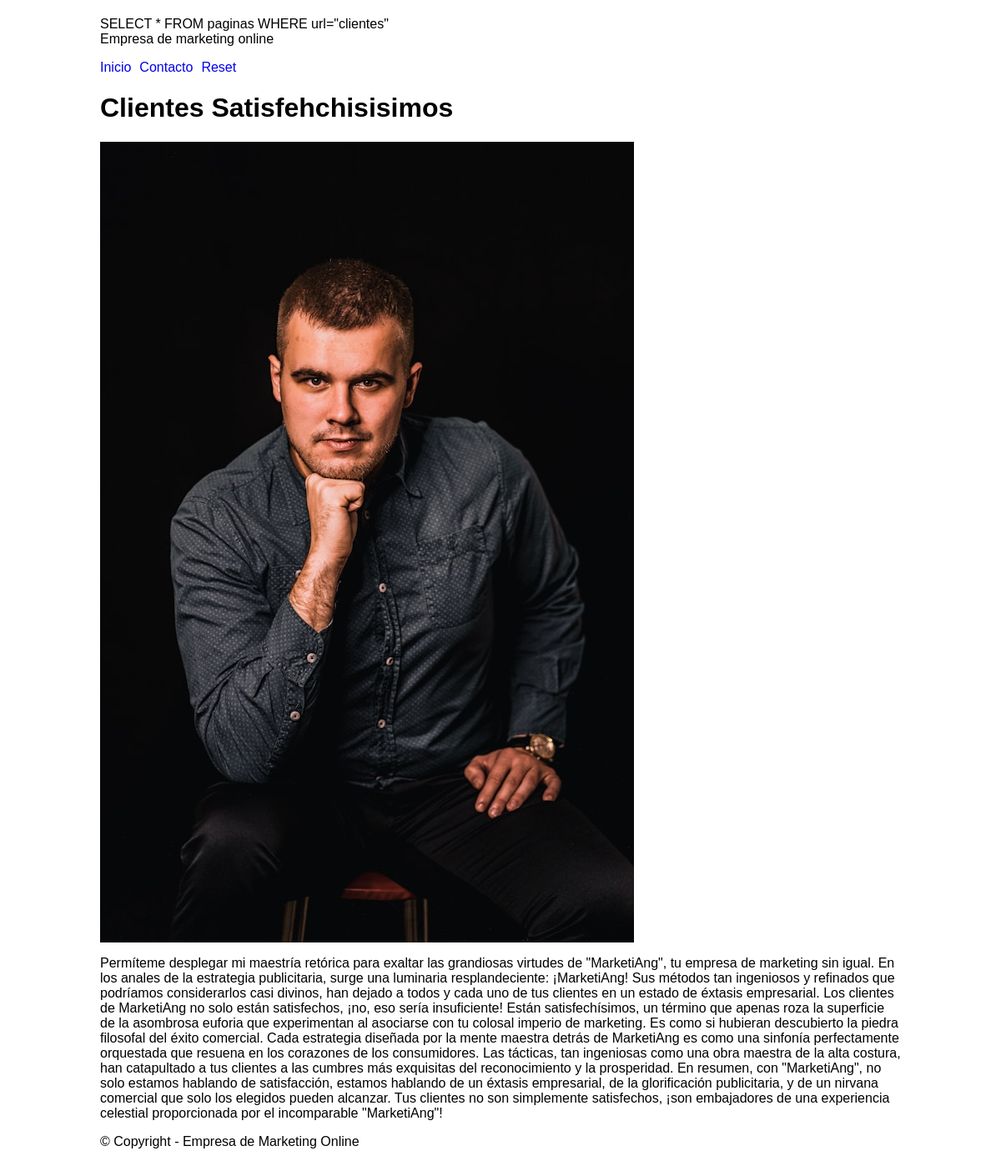
/pagina.php?url=clientes, run on the app's committed database.
### tables this page shows
CREATE TABLE `paginas` (
  `id` int(11) NOT NULL AUTO_INCREMENT,
  `nombre` varchar(255) NOT NULL,
  `texto` longtext NOT NULL,
  `img` varchar(255) NOT NULL,
  `url` varchar(255) NOT NULL,
  PRIMARY KEY (`id`)
);

### _functions.php (called while the page is built, shortened)
<?php
function consulta($sql, $devolverDatos=true){
    $servername = "localhost";
    $username = "root";
    $password = "root";
    $dbname = "empresa_marketing";
    $conn = new mysqli($servername, $username, $password, $dbname);
    $result=$conn->query($sql);
    if($devolverDatos){
            $datos = [];
            while ($fila = $result->fetch_assoc()) {
                $datos[] = $fila;
            }
            return $datos;
    }
}

### pagina.php (the view)
<?php require_once '_functions.php'?>
<?php
$url= $_GET['url'];
echo $sql ='SELECT * FROM paginas WHERE url="'.$url.'"';
$datos = consulta($sql,true);
foreach ( $datos as $dato) {
    $titulo =$dato['nombre'];
    $texto = $dato['texto'];
    $img = $dato['img'];
}
?>
<?php include_once '_header.php'?>
<img src="img/<?php echo $img;?>">
<p><?php echo $texto;?></p>
    <?php include_once '_footer.php'?>

### _header.php (shortened to what this page needs)
<!DOCTYPE html>
<html lang="es">
<head>
    <link rel="stylesheet" href="style.css?v=<?php echo date('U'); ?>">
</head>
<body>
    <header>
        <span id="logo">Empresa de marketing online</span>
        <nav>
            <ul>
                <li><a href="inicio">Inicio</a></li>
                <li><a href="contacto">Contacto</a></li>
                <li><a href="reset">Reset</a></li>
            </ul>
        </nav>
    </header>
    <main>
        <h1><?php echo $titulo; ?></h1>

### style.css (style rules this page uses)
:root { --c1:coral; --c2:tan; --c3:black; --ff:sans-serif; --mw:960px; }
body { font-family: var(--ff); max-width:var(--mw); margin: 0 auto; padding: 20px; }
a { text-decoration: none; }
img { max-width: 100%; }
nav ul { list-style: none; padding-left: 0; display: flex; gap:10px; }

### data on the page
paginas: nombre "Clientes Satisfehchisisimos", img (picture), texto "Permíteme desplegar mi maestría retórica para exaltar las grandiosas virtudes de \"MarketiAng\", tu empresa de marketing sin igual. En los anales de la estrategia publicitaria, surge una luminaria resplandeciente: ¡MarketiAng! Sus métodos tan ingeniosos y refinados que podríamos considerarlos casi divinos, han dejado a todos y cada uno de tus clientes en un estado de éxtasis empresarial. Los clientes de MarketiAng no solo están satisfechos, ¡no, eso sería insuficiente! Están satisfechísimos, un término que apenas roza la superficie de la asombrosa euforia que experimentan al asociarse con tu colosal imperio de marketing. Es como si hubieran descubierto la piedra filosofal del éxito comercial.…"
